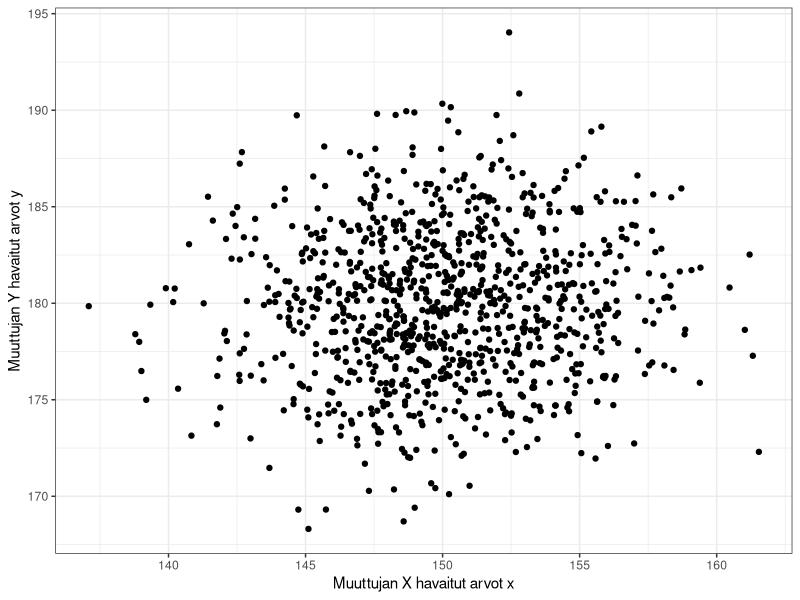
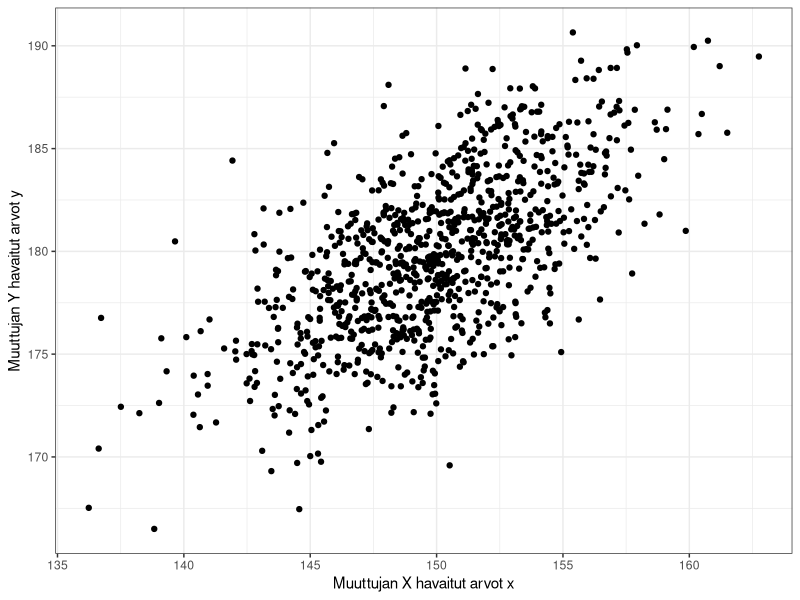

These charts were generated, in order, by the following R code:
## ---- chunk 1
library(tidyverse); library(ggplot2); library(MASS)
## ---- chunk 2
plotdata = data.frame(MASS::mvrnorm(n = 1000, mu = c(150, 180), Sigma = matrix(c(15, 0, 0, 15), nrow = 2, byrow = T)))
theme_set(theme_bw())
ggplot2::ggplot(plotdata) + ggplot2::geom_point(aes(x = X1, y = X2)) + xlab("Muuttujan X havaitut arvot x") + ylab("Muuttujan Y havaitut arvot y")
## ---- chunk 3
plotdata = data.frame(MASS::mvrnorm(n = 1000, mu = c(150, 180), Sigma = matrix(c(15, 10, 10, 15), nrow = 2, byrow = T)))
ggplot2::ggplot(plotdata) + ggplot2::geom_point(aes(x = X1, y = X2)) + xlab("Muuttujan X havaitut arvot x") + ylab("Muuttujan Y havaitut arvot y")
